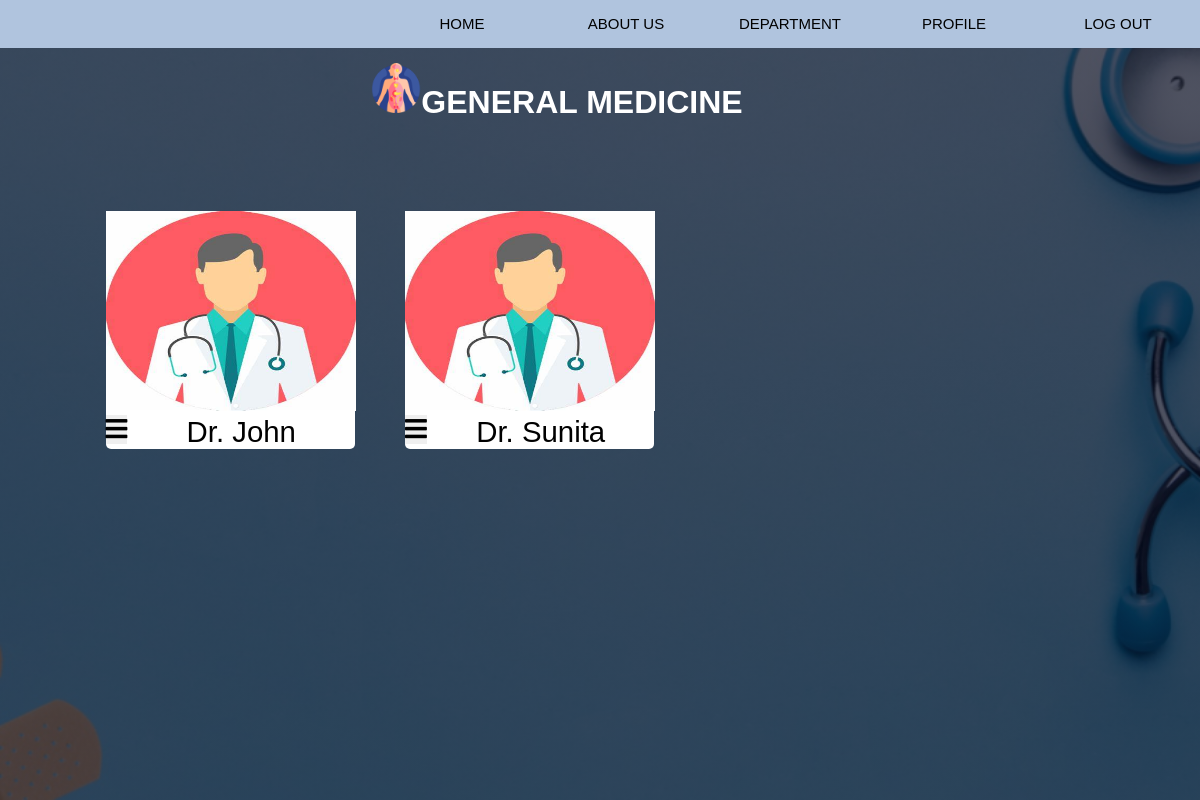
Screenshot of /user/general_medicine.php with the database file from the repository.
### tables this page shows
CREATE TABLE `doctors_info` (
  `doctor_id` int(11) NOT NULL,
  `doctor_name` varchar(30) NOT NULL,
  `doctor_specialization` varchar(30) NOT NULL,
  `doctor_phone` varchar(10) NOT NULL,
  `doctor_email` varchar(30) NOT NULL,
  `day_from` varchar(30) NOT NULL,
  `day_to` varchar(30) NOT NULL,
  `time` varchar(255) NOT NULL,
  `doctor_password` varchar(30) NOT NULL,
  `photo` varchar(200) NOT NULL
);

### user/general_medicine.php (the view, shortened to what this page needs)
<?php
$category = 'general medicine';
?>
<!DOCTYPE html>
<html>
<head>
  <link rel="stylesheet" href="../style3.css">
  <link rel="stylesheet" href="https://cdnjs.cloudflare.com/ajax/libs/font-awesome/5.15.2/css/all.min.css" />
</head>
<body>
  <?php
  include 'header2.php';
  ?>
  <div class="topic">
    <h1> <img src="../images/endocrine.png" height="50px">GENERAL MEDICINE</h1>
  </div>
  <div class="doctors">
    <?php
    $sql = "SELECT * FROM doctors_info WHERE doctor_specialization='$category'";
    $all_doctors = $conn->query($sql);
    ?>
    <?php
    if ($all_doctors) {
      while ($row = mysqli_fetch_assoc($all_doctors)) {
        ?>
        <div class="doc-menu">
          <img src="<?php echo $row["photo"]; ?>" alt="" height="200mm" width="250mm">
          <div class="btn-one">
            <button class="drop"><i class="fas fa-bars"></i></button>
            <div class="doc-name">
              Dr.
              <?php echo $row["doctor_name"]; ?>
            </div>
            </div>
          </div>
        </div>
        <?php
      }
    } ?>

### style3.css (style rules this page uses)
* { margin:0; padding: 0; font-family: 'Poppins', sans-serif; }
.topic { padding-left: 30%; text-align: center; }
.topic h1 { margin-top: 15px; padding: 0 8px 10px; color:white; width: 10cm; }
.doctors { margin-top: 50px; margin-left:20mm; padding:30px; justify-content: space-between; display: inline-flex; column-gap: 50px; }
.doc-menu img { text-align: center; }
.doc-menu { background: #fff; width:66mm; border-radius: 5px; position: relative; display: inline-block; }
.doc-name { font-size:3.3ch; text-align: center; }
.btn-one .drop { font-size: 25px; border: none; float: left; }

### rows the page displays
doctors_info: photo (picture), doctor_name "John"
doctors_info: photo (picture), doctor_name "Sunita"
